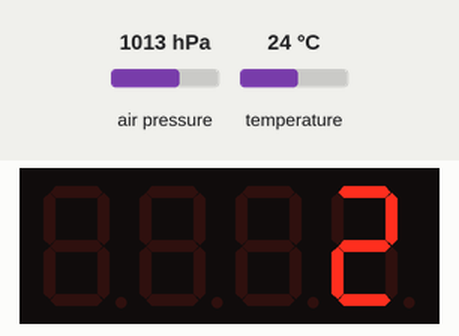
A sketch run on a simulated Arduino Uno, built with avr-gcc and run on an emulated ATmega328P. Shown: 4-digit seven-segment display. Inputs (shaded band) come from the test bench; at power-on: air pressure 1013 hPa, temperature 24 °C.

Above: at 3.8 s.
3.9 s: air pressure set to 1025 hPa
At 5.9 s:
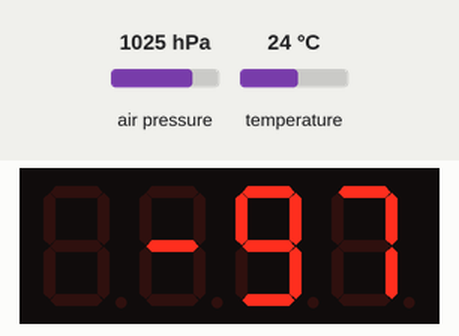
10.3 s: temperature set to 12 °C
At 13.0 s:
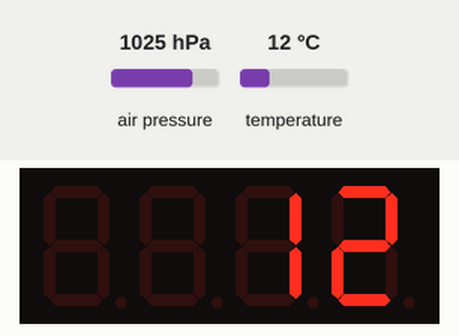
14.7 s: air pressure set to 952 hPa
At 15.7 s:
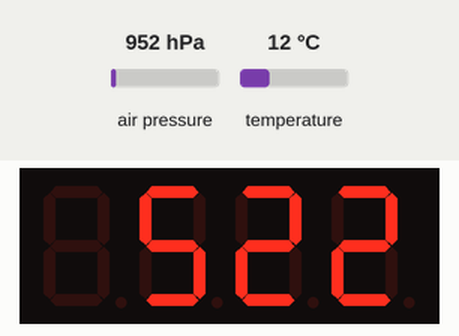
17.8 s: temperature set to 19 °C
At 19.2 s:
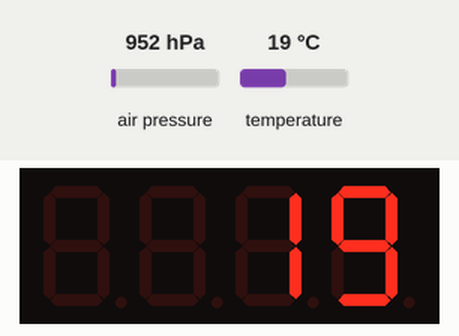
Timing chart, 0 to 20.8 s (numbered marks = the images above; inputs shaded):
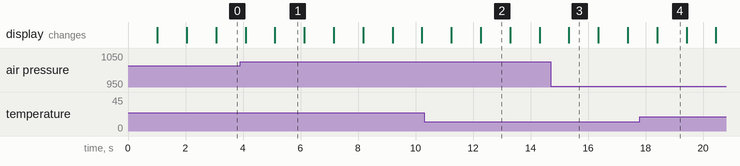

Measured:
- after the input at 3.9 s, the display: first differs from a run without the input after 1.2 s (image 1)
- after the input at 10.3 s, the display: first differs from a run without the input after 2.0 s (image 2)
- after the input at 14.7 s, the display: changes after 0.64 s (image 3)
- after the input at 17.8 s, the display: changes after 0.61 s (image 4)
- what the display in image 1 shows lasts 1.0 s, from 5.1 s to 6.1 s

The sketch:

barometer.ino
```cpp
#include <Arduino.h>
#include <TM1637Display.h>
#include <Wire.h>
#include <SPI.h>
#include <Adafruit_Sensor.h>
#include <Adafruit_BMP280.h>

#define DISP_CLK 2
#define DISP_DIO 3

#define BMP_SCK 13
#define BMP_SDC 12
#define BMP_SDA 11
#define BMP_CSB 10

TM1637Display display(DISP_CLK, DISP_DIO);
Adafruit_BMP280 bme(BMP_CSB);

void setup() {
  display.setBrightness(0x0f);
  bme.begin();
  Serial.begin(9600);
}

void loop() {
  delay(1000);
  int altitude = bme.readAltitude(1013.25);
  display.showNumberDec(altitude, false);

  delay(1000);
  int temperature = bme.readTemperature();
  display.showNumberDec(temperature, false);
}
```
